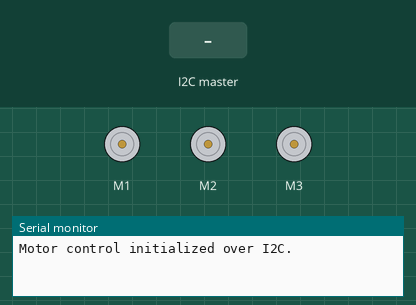
This sketch was run on a simulated Arduino Uno, built with avr-gcc and run on an emulated ATmega328P. Shown: 3 × DC motor (green arrow = forward, orange = backward, longer = faster), the last lines printed to the serial monitor. Inputs (shaded band) come from the test bench.

Above: at 1.2 s.
1.3 s: the I2C master sends "f"
At 1.9 s:
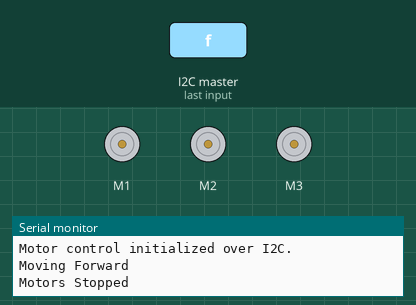
2.8 s: the I2C master sends "b"
At 3.8 s:
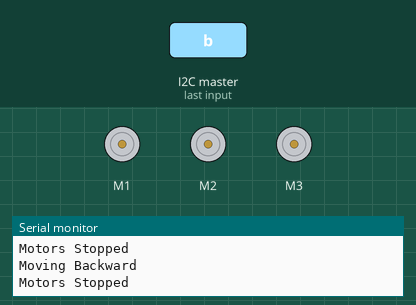
4.3 s: the I2C master sends "l"
5.8 s: the I2C master sends "r"
Timing chart, 0 to 8.8 s (numbered marks = the images above; inputs shaded):
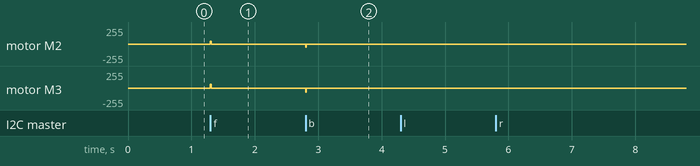

The sketch:

slave.ino
```cpp
#include <AFMotor.h>
#include <Wire.h>

#define SLAVE_ADDRESS 8  // You can change this as needed

// Initialize motors
AF_DCMotor motor1(1); // Turning
AF_DCMotor motor2(2); // Forward/Backward & Turning
AF_DCMotor motor3(3); // Forward/Backward

void setup() {
    Serial.begin(9600);
    Serial.println("Motor control initialized over I2C.");

    Wire.begin(SLAVE_ADDRESS);          // Join I2C bus as slave
    Wire.onReceive(receiveCommand);     // Register receive event
}

void stopMotors() {
    motor1.run(RELEASE);
    motor2.run(RELEASE);
    motor3.run(RELEASE);
    Serial.println("Motors Stopped");
}

void moveForward() {
    motor1.run(RELEASE);
    motor2.setSpeed(45);
    motor2.run(FORWARD);
    motor3.setSpeed(60);
    motor3.run(FORWARD);
    Serial.println("Moving Forward");
    delay(2000);
    stopMotors();
}

void moveBackward() {
    motor1.run(RELEASE);
    motor2.setSpeed(45);
    motor2.run(BACKWARD);
    motor3.setSpeed(60);
    motor3.run(BACKWARD);
    Serial.println("Moving Backward");
    delay(2000);
    stopMotors();
}

void turnLeft() {
    motor1.setSpeed(60);
    motor1.run(BACKWARD);
    motor2.setSpeed(45);
    motor2.run(FORWARD);
    motor3.run(RELEASE);
    Serial.println("Turning Left");
    delay(1000);
    stopMotors();
}

void turnRight() {
    motor1.setSpeed(60);
    motor1.run(FORWARD);
    motor2.setSpeed(45);
    motor2.run(BACKWARD);
    motor3.run(RELEASE);
    Serial.println("Turning Right");
    delay(1000);
    stopMotors();
}

void receiveCommand(int byteCount) {
    while (Wire.available()) {
        char command = Wire.read();
        switch (command) {
            case 'f':
                moveForward();
                break;
            case 'b':
                moveBackward();
                break;
            case 'l':
                turnLeft();
                break;
            case 'r':
                turnRight();
                break;
            case 's':
                stopMotors();
                break;
            default:
                Serial.println("Invalid Command Received via I2C");
                break;
        }
    }
}

void loop() {
    // Nothing here; commands come from I2C
}
```

Measured:
- after the input at 1.3 s, motor M2: stopped → forward 45/255 at once, → stopped 0.01 s later; motor M3: stopped → forward 60/255 at once, → stopped 0.01 s later
- after the input at 2.8 s, motor M2: stopped → backward 45/255 at once, → stopped 0.01 s later; motor M3: stopped → backward 60/255 at once, → stopped 0.01 s later
